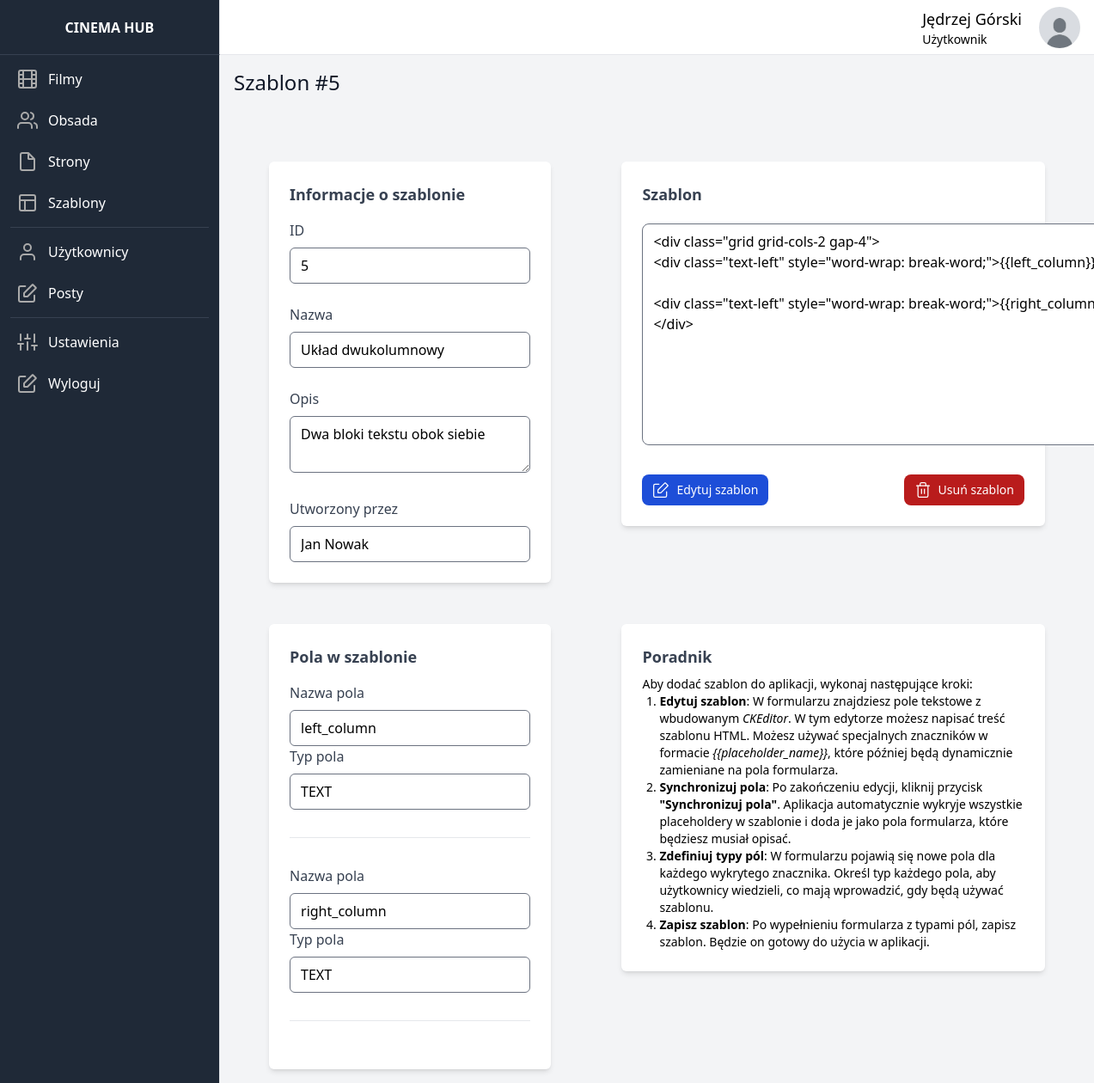
The page /template/5 (signed in) on the database its author committed.
### dashboard/models.py (models this page shows, shortened)
class UserData(models.Model):
    user = models.OneToOneField(User, on_delete=models.CASCADE)
    image = models.ImageField(upload_to=user_directory_path, default='default/user.jpg')

class Template(models.Model):
    id = models.AutoField(primary_key=True)
    name = models.CharField(max_length=255)
    description = models.TextField()
    html_structure = models.TextField()
    created_at = models.DateTimeField(auto_now_add=True)
    created_by = models.ForeignKey(User, on_delete=models.CASCADE, related_name='templates')

class TemplateField(models.Model):
    id = models.AutoField(primary_key=True)
    name = models.CharField(max_length=255)
    type = models.ForeignKey(FieldType, on_delete=models.CASCADE, related_name='fields')
    template = models.ForeignKey(Template, on_delete=models.CASCADE, related_name='fields')

class FieldType(models.Model):
    id = models.AutoField(primary_key=True)
    name = models.CharField(max_length=50, unique=True)

### dashboard/views.py (the view)
# urls.py: path('template/<id>', show_template, name='show_template'),
@login_required
def show_template(request, id):
    template = Template.objects.get(id=id)
    fields = TemplateField.objects.filter(template=template)
    return render(request, 'show_template.html', {'template': template, 'fields': fields})

### dashboard_theme/templates/show_template.html (shortened to what this page needs)
{% extends 'base.html' %}
{% block content %}
    <p class="font-medium text-gray-900 text-2xl mb-7">
            Szablon #{{ template.id }}
    </p>
        <form method="post" id="data-form">
        <div class="w-full flex lg:flex-row flex-col justify-around">
            <div class="mt-8 w-1/3">
                <div class="mt-4">
                    <div class="p-6 bg-white rounded-md shadow-md">
                        <h2 class="text-lg text-gray-700 font-semibold">Informacje o szablonie</h2>
                        <div>
                            <div class="grid grid-cols-1 gap-6 mt-4">
                                <div>
                                    <label class="text-gray-700" for="id">ID</label>
                                    <input disabled value="{{ template.id }}" id="id" name="id" class="form-input w-full mt-2 rounded-md focus:border-indigo-600" type="text">
                                </div>
                                <div>
                                    <label class="text-gray-700" for="name">Nazwa</label>
                                    <input disabled value="{{ template.name }}" id="name" name="name" class="form-input w-full mt-2 rounded-md focus:border-indigo-600" type="text">
                                </div>
                                <div>
                                    <label class="text-gray-700" for="description">Opis</label>
                                    <textarea disabled id="description" name="description" class="form-input w-full mt-2 rounded-md focus:border-indigo-600" type="email">{{ template.description }}</textarea>
                                </div>
                                <div>
                                    <label class="text-gray-700" for="id">Utworzony przez</label>
                                    <input disabled value="{{ template.created_by.first_name }} {{ template.created_by.last_name }}" id="id" name="id" class="form-input w-full mt-2 rounded-md focus:border-indigo-600" type="text">
                                </div>
                            </div>
                        </div>
                    </div>
                </div>
            </div>
            <div class="mt-8 w-1/2">
                <div class="mt-4">
                    <div class="p-6 bg-white rounded-md shadow-md">
                        <h2 class="text-lg text-gray-700 font-semibold capitalize mb-5">Szablon</h2>
                        <textarea class="rounded-lg resize-none" name="content" disabled rows="10" cols="80">{{ template.html_structure }}</textarea>
                        <div class="mt-7 flex flex-row justify-between w-full">
                            <a href="{% url 'edit_template' id=template.id %}" type="button" class="px-3 py-2 text-sm font-medium text-center inline-flex items-center text-white bg-blue-700 rounded-lg hover:bg-blue-800 focus:ring-4 focus:outline-none focus:ring-blue-300">
                                Edytuj szablon
                            </a>
                            <a href="{% url 'delete_template' id=template.id %}" type="button" class="px-3 py-2 text-sm font-medium text-center inline-flex items-center text-white bg-red-700 rounded-lg hover:bg-red-900 focus:ring-4 focus:outline-none focus:ring-blue-300">
                                Usuń szablon
                            </a>
                        </div>
                    </div>
                </div>
            </div>
        </div>
        <div class="w-full flex lg:flex-row flex-col justify-around">
            <div class="mt-8 w-1/3">
                <div class="mt-4">
                    <div class="p-6 bg-white rounded-md shadow-md">
                        <h2 class="text-lg text-gray-700 font-semibold">Pola w szablonie</h2>
                        <div id="template-field">
                            {% for field in fields %}
                                <div class="mt-4">
                                    <label class="text-gray-700" for="field-name">Nazwa pola</label>
                                    <input disabled value="{{ field.name }}" id="field-name" class="form-input w-full mt-2 rounded-md focus:border-indigo-600" type="text">
                                </div>
                                <div>
                                    <label class="text-gray-700" for="field-type">Typ pola</label>
                                    <input disabled value="{{ field.type.name }}" id="field-type" class="form-input w-full mt-2 rounded-md focus:border-indigo-600" type="text">
                                </div>
                                <hr class="h-px my-8 bg-gray-200 border-0">
                            {% endfor %}
                        </div>
                    </div>
                </div>
            </div>
            <div class="mt-8 w-1/2">
                <div class="mt-4">
                    <div class="p-6 bg-white rounded-md shadow-md text-sm">
                        <h2 class="text-lg text-gray-700 font-semibold capitalize mb-2">Poradnik</h2>
                        <p>Aby dodać szablon do aplikacji, wykonaj następujące kroki:</p>
                        <ol class="list-decimal pl-5">
                            <li><strong>Edytuj szablon</strong>: W formularzu znajdziesz pole tekstowe z wbudowanym <em>CKEditor</em>. W tym edytorze możesz napisać treść szablonu HTML. Możesz używać specjalnych znaczników w formacie <em>&#123;&#123;placeholder_name&#125;&#125;</em>, które później będą dynamicznie zamieniane na pola formularza.</li>
                            <li><strong>Synchronizuj pola</strong>: Po zakończeniu edycji, kliknij przycisk <strong>"Synchronizuj pola"</strong>. Aplikacja automatycznie wykryje wszystkie placeholdery w szablonie i doda je jako pola formularza, które będziesz musiał opisać.</li>
                            <li><strong>Zdefiniuj typy pól</strong>: W formularzu pojawią się nowe pola dla każdego wykrytego znacznika. Określ typ każdego pola, aby użytkownicy wiedzieli, co mają wprowadzić, gdy będą używać szablonu.</li>
                            <li><strong>Zapisz szablon</strong>: Po wypełnieniu formularza z typami pól, zapisz szablon. Będzie on gotowy do użycia w aplikacji.</li>
                        </ol>
                    </div>
                </div>
            </div>
        </div>
        </form>
{% endblock %}

### dashboard_theme/templates/base.html (shortened to what this page needs)
{% load static tailwind_tags %}
{% load static %}
<!DOCTYPE html>
<html lang="en">
	<head>
		{% tailwind_css %}
	</head>
	<body class="bg-gray-50">
    <div class="flex flex-row h-screen bg-gray-100">
        <aside id="sidebar" class="h-full flex flex-shrink-0 flex-col w-64 transition-width duration-75" aria-label="Sidebar">
            <div class="flex items-center justify-center h-16 bg-gray-800 border-r border-b border-b-gray-700">
                    <span class="text-gray-900 font-bold uppercase text-white">Cinema Hub</span>
            </div>
          <div class="relative flex-1 flex flex-col min-h-0 border-r border-gray-200 bg-gray-800 pt-0">
            <div class="flex-1 flex flex-col pb-4 overflow-y-auto">
              <div class="flex-1 px-3 bg-gray-800 divide-y space-y-1">
                <ul class="space-y-2 pb-2 pt-2">
                  <li>
                      <a href="{% url 'show_movies' %}" class="text-base text-gray-900 font-normal rounded-lg flex items-center p-2 hover:bg-gray-700 group">
                        <span class="ml-3 leading-none text-white">Filmy</span>
                      </a>
                  </li>
                  <li>
                      <a href="{% url 'show_members' %}" class="text-base text-gray-900 font-normal rounded-lg flex items-center p-2 hover:bg-gray-700 group">
                        <span class="ml-3 leading-none text-white">Obsada</span>
                      </a>
                  </li>
                  <li>
                      <a href="{% url 'show_pages' %}" class="text-base text-gray-900 font-normal rounded-lg flex items-center p-2 hover:bg-gray-700 group">
                        <svg class="w-6 h-6" xmlns="http://www.w3.org/2000/svg" width="20" height="20" viewBox="0 0 24 24" fill="none" stroke="#aaaaaa" stroke-width="2" stroke-linecap="round" stroke-linejoin="bevel"><path d="M13 2H6a2 2 0 0 0-2 2v16c0 1.1.9 2 2 2h12a2 2 0 0 0 2-2V9l-7-7z"/><path d="M13 3v6h6"/></svg>
                        <span class="ml-3 leading-none text-white">Strony</span>
                      </a>
                  </li>
                    <li>
                      <a href="{% url 'show_templates' %}" class="text-base text-gray-900 font-normal rounded-lg flex items-center p-2 hover:bg-gray-700 group">
                        <svg class="w-6 h-6" xmlns="http://www.w3.org/2000/svg" width="20" height="20" viewBox="0 0 24 24" fill="none" stroke="#aaaaaa" stroke-width="2" stroke-linecap="round" stroke-linejoin="bevel"><rect x="3" y="3" width="18" height="18" rx="2"/><path d="M3 9h18M9 21V9"/></svg>
                        <span class="ml-3 leading-none text-white">Szablony</span>
                      </a>
                  </li>
                     <hr class="h-px my-8 bg-gray-700 border-0">
                    <li>
                      <a href="{% url 'show_users' %}" class="text-base text-gray-900 font-normal rounded-lg flex items-center p-2 hover:bg-gray-700 group">
                        <svg class="w-6 h-6" xmlns="http://www.w3.org/2000/svg" width="20" height="20" viewBox="0 0 24 24" fill="none" stroke="#aaaaaa" stroke-width="2" stroke-linecap="round" stroke-linejoin="bevel"><path d="M20 21v-2a4 4 0 0 0-4-4H8a4 4 0 0 0-4 4v2"></path><circle cx="12" cy="7" r="4"></circle></svg>
                        <span class="ml-3 leading-none text-white">Użytkownicy</span>
                      </a>
                  </li>
                    <li>
                      <a href="{% url 'show_posts' %}" class="text-base text-gray-900 font-normal rounded-lg flex items-center p-2 hover:bg-gray-700 group">
                        <span class="ml-3 leading-none text-white">Posty</span>
                      </a>
                  </li>
                    <hr class="h-px my-8 bg-gray-700 border-0">
                    <li>
                      <a href="#" class="text-base text-gray-900 font-normal rounded-lg flex items-center p-2 hover:bg-gray-700 group">
                        <span class="ml-3 leading-none text-white">Ustawienia</span>
                      </a>
                  </li>
                    <li>
                      <a href="{% url 'logout_tunnel' %}" class="text-base text-gray-900 font-normal rounded-lg flex items-center p-2 hover:bg-gray-700 group">
                        <span class="ml-3 leading-none text-white">Wyloguj</span>
                      </a>
                  </li>
                </ul>
              </div>
            </div>
          </div>
        </aside>
        <div class="flex flex-col w-full">
            <div class="flex items-center justify-between h-16 bg-white border-b border-gray-200">
                <div class="flex items-center pr-4 flex-1 justify-end">
                    <div class="justify-end flex flex-col mr-5">
                        <p class="text-lg">{{ user.first_name }} {{ user.last_name }}</p>
                        <p class="text-sm">{% if user.is_superuser %}Administrator{% elif user.is_stuff %}Moderator{% else %}Użytkownik{% endif %}</p>
                    </div>
                    <img class="rounded-full w-12 h-12 object-cover" src="{{ user.userdata.image.url }}" alt="{{ user.first_name }} {{ user.last_name }}">
                </div>
            </div>
            <div class="p-4 overflow-y-auto flex-1">
                {% block content %}{% endblock %}
            </div>
        </div>
        </div>
	</body>
</html>

### rows shown on the page
Template: id "5", name "Układ dwukolumnowy", description "Dwa bloki tekstu obok siebie", id "Jan Nowak", content "<div class=\"grid grid-cols-2 gap-4\"> <div class=\"text-left\" style=\"word-wrap: break-word;\">{{left_column}}</div> <div class=\"text-left\" style=\"word-wrap: break-word;\">{{right_column}}</div> </div>"
TemplateField: name "left_column", type.name "TEXT"
TemplateField: name "right_column", type.name "TEXT"

### other values the page prints
{{ user.first_name }} "Jędrzej"
{{ user.last_name }} "Górski"
